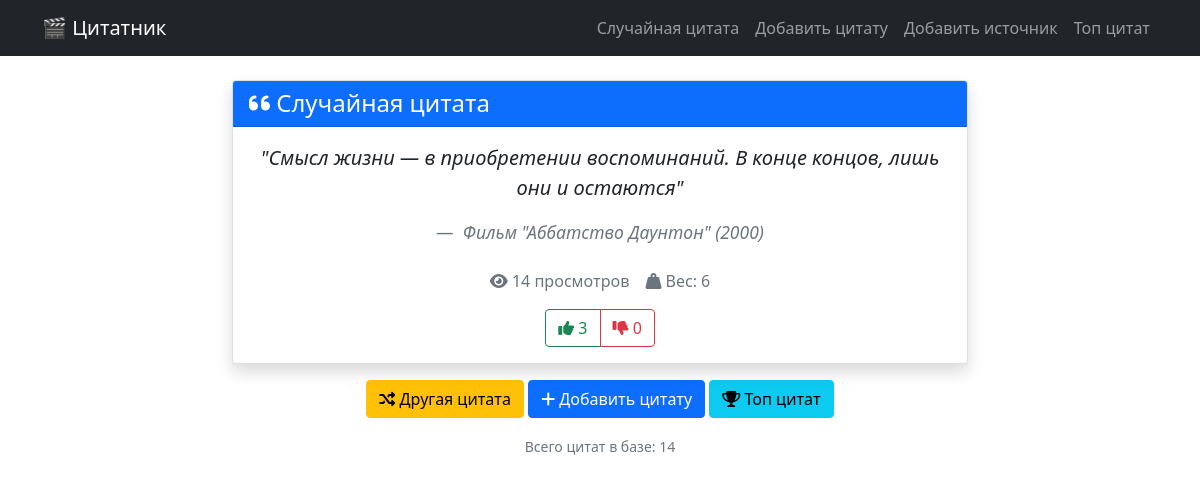
The page / on the database its author committed.
### quotes/models.py (models this page shows, shortened)
class Quote(models.Model):
    text = models.TextField()
    source = models.ForeignKey(Source, on_delete=models.CASCADE)
    weight = models.IntegerField(default=1)
    views_count = models.IntegerField(default=0)
    likes = models.IntegerField(default=0)
    dislikes = models.IntegerField(default=0)
    created_at = models.DateTimeField(default=timezone.now)
    class Meta:
        unique_together = ['text', 'source']  # ✅ Дубликаты запрещены
    def clean(self):
        if self.pk is None:  # Только для новых записей
            if Quote.objects.filter(source=self.source).count() >= 3:
                raise ValidationError({'text': f"У одного источника не может быть больше 3 цитат"})
        if self.pk is None:  # Только для новых записей
            duplicate = Quote.objects.filter(text=self.text, source=self.source).first()
            if duplicate:
                raise ValidationError({
                    'text': f"Такая цитата уже существует для этого источника (ID: {duplicate.id})"
                })
    def save(self, *args, **kwargs):
        try:
            self.clean()  # ✅ Вызываем проверку перед сохранением
            super().save(*args, **kwargs)
        except ValidationError as e:
            raise e

class Source(models.Model):
    TYPE_CHOICES = [
        ('movie', 'Фильм'),
        ('book', 'Книга'),
        ('series', 'Сериал'),
        ('other', 'Другое'),
    ]
    title = models.CharField(max_length=200)
    type = models.CharField(max_length=10, choices=TYPE_CHOICES)
    year = models.IntegerField(null=True, blank=True)
    created_at = models.DateTimeField(default=timezone.now)

### quotes/views.py (the view)
# urls.py: path('', views.random_quote, name='random_quote'),
def random_quote(request):
    try:
        quotes = Quote.objects.all()
        if quotes:
            weights = [quote.weight for quote in quotes]
            selected_quote = choices(list(quotes), weights=weights, k=1)[0]
            selected_quote.views_count += 1
            selected_quote.save()
        else:
            selected_quote = None
        total_quotes = quotes.count()
    except:
        selected_quote = None
        total_quotes = 0
        messages.warning(request, 'База данных не готова. Добавьте первые цитаты.')
    return render(request, 'quotes/random_quote.html', {
        'quote': selected_quote,
        'total_quotes': total_quotes
    })

### templates/quotes/random_quote.html (shortened to what this page needs)
{% extends 'base.html' %}
{% block content %}
<div class="row justify-content-center">
    <div class="col-md-8">
        <div class="card shadow">
            <div class="card-header bg-primary text-white">
                <h4 class="mb-0"><i class="fas fa-quote-left"></i> Случайная цитата</h4>
            </div>
            <div class="card-body text-center">
                {% if quote %}
                    <blockquote class="blockquote mb-4">
                        <p class="fs-5 fst-italic">"{{ quote.text }}"</p>
                        <footer class="blockquote-footer mt-3">
                            <cite title="{{ quote.source.title }}">
                                {{ quote.source.get_type_display }} "{{ quote.source.title }}"
                                {% if quote.source.year %}({{ quote.source.year }}){% endif %}
                            </cite>
                        </footer>
                    </blockquote>
                    <div class="d-flex justify-content-center align-items-center gap-3 mb-3">
                        <span class="text-muted">
                            <i class="fas fa-eye"></i> {{ quote.views_count }} просмотров
                        </span>
                        <span class="text-muted">
                            <i class="fas fa-weight-hanging"></i> Вес: {{ quote.weight }}
                        </span>
                    </div>
                    <div class="btn-group" role="group">
                        <button onclick="vote({{ quote.id }}, 'like')" class="btn btn-outline-success">
                            <i class="fas fa-thumbs-up"></i> <span id="likes-{{ quote.id }}">{{ quote.likes }}</span>
                        </button>
                        <button onclick="vote({{ quote.id }}, 'dislike')" class="btn btn-outline-danger">
                            <i class="fas fa-thumbs-down"></i> <span id="dislikes-{{ quote.id }}">{{ quote.dislikes }}</span>
                        </button>
                    </div>
                {% endif %}
            </div>
        </div>
        <div class="mt-3 text-center">
            <a href="{% url 'random_quote' %}" class="btn btn-warning">
                <i class="fas fa-random"></i> Другая цитата
            </a>
            <a href="{% url 'add_quote' %}" class="btn btn-primary">
                <i class="fas fa-plus"></i> Добавить цитату
            </a>
            <a href="{% url 'top_quotes' %}" class="btn btn-info">
                <i class="fas fa-trophy"></i> Топ цитат
            </a>
        </div>
        {% if total_quotes > 0 %}
            <div class="mt-3 text-center">
                <small class="text-muted">Всего цитат в базе: {{ total_quotes }}</small>
            </div>
        {% endif %}
    </div>
</div>
{% endblock %}

### rows shown on the page
Quote: text "Смысл жизни — в приобретении воспоминаний. В конце концов, лишь они и остаются", source.type "Фильм", source "Аббатство Даунтон", source.year "2000", views_count "14", weight "6", likes "3", dislikes "0"

### other values the page prints
{{ total_quotes }} "14"
